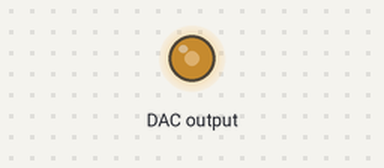
The sketch below on a simulated Arduino Uno, built with avr-gcc and run on an emulated ATmega328P. On the bench: output pins drawn as LEDs (lit = HIGH). Wiring (inferred from the names in the program): MCP4725 DAC at I2C address 0x60. What the sketch prints to the serial monitor is not drawn.

Above: at 0.1 s.
Timing chart, 0 to 1.6 s (numbered marks = the images above):
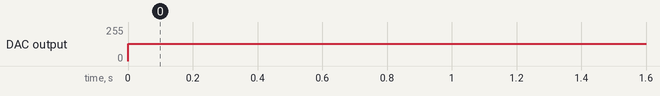

Measured:
- by itself, DAC output: 0/255 → 128/255 at 0.00 s

The sketch:

TWI_DAC.ino
```cpp
#include <Wire.h>

#define MCP4725_ADDR 0x60
//twi address of the DAC unit we have
//MCP4725, by default (A0 pulled to GND)

int data;

void setup()
{
  Wire.begin();
  Serial.begin(9600);
  Serial.println("TWI(I2C) DAC example code");
}

void loop()
{

  Wire.beginTransmission(MCP4725_ADDR); //addressing the I2C DAC unit with its SLA address
  Wire.write(64); // command to update the DAC directly (and ignore the EEPROM write)

  //12 bits means counting from 0...4095
  //LSB bit 5V/4095=0.00122 so it is 1.22 mV (milivolt)
  //data = 4095; //this should be 5V
  data = 2048; //this should be 2.5V

  /*
  I want to get 3.14 V
  4095 5
  x  3.14

  3.14/5*4095=2571
*/

  Wire.write(data >> 4);
  Wire.write( (data & 0x00FF) << 4);

  Wire.endTransmission();
  Serial.print("I sent to DAC this data = ");
  Serial.println(data,DEC);

  delay(1000);//fast enough, 1s delays
}
```
